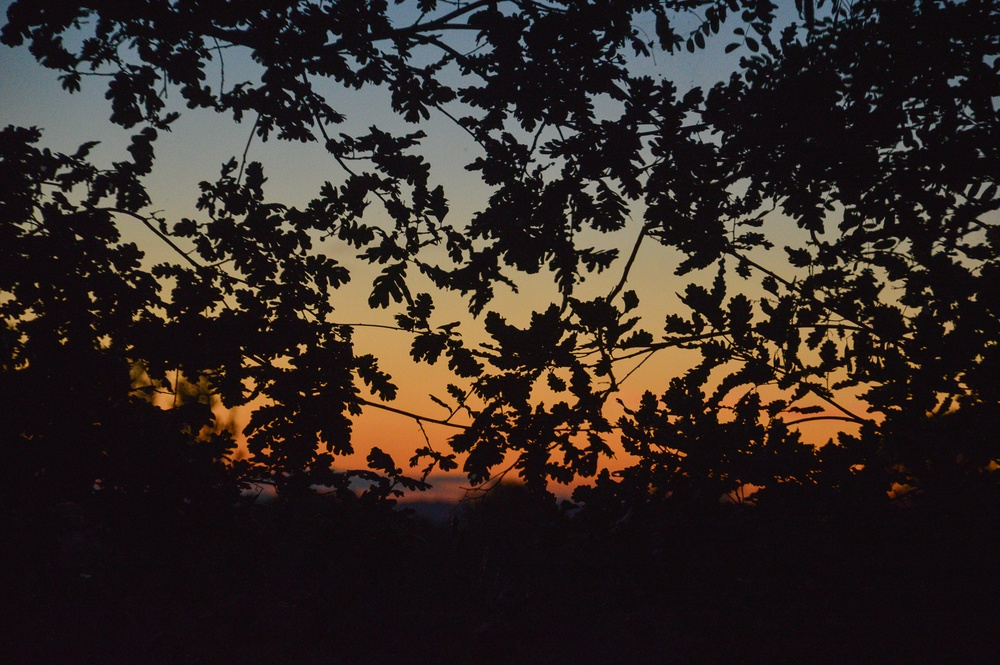
#> input picture foto.jpg, 1000 x 665 px, shrunk from 1805 x 1200 before the run, given in place of the camera
$ python webcam.py
#> lines starting #> are read from the running program, lines starting #| are printed output that depends on the picture; after the words box and inside, x2 and y2 are one past the last pixel; in counts of white or black regions, pixels touching at a corner belong together
#> further down, frame is the input picture: shape (665, 1000, 3); mean B, G, R 36.9, 41.7, 50.6
### computer_vision.py
from math import  floor
import cv2 as cv
import numpy as np
import time

# image_name = 'foto.jpg'
# [116 lines left out: functions filtroMediaOpenCV, filtroMedianaSlicingMulti, thresholding, filtroMediaMio, localEnhancement, filtroMediaSlicing and 3 more, not called in this run]

def sobel_edge_detection(image, threshold, print_elapsed_time=False):
    '''Restituisce una copia dell'immagine con il filtro di Roberts'''
#> called with threshold = 10, print_elapsed_time = True
    start = time.time()
    new_image = cv.cvtColor(image.copy(), cv.COLOR_BGR2GRAY)
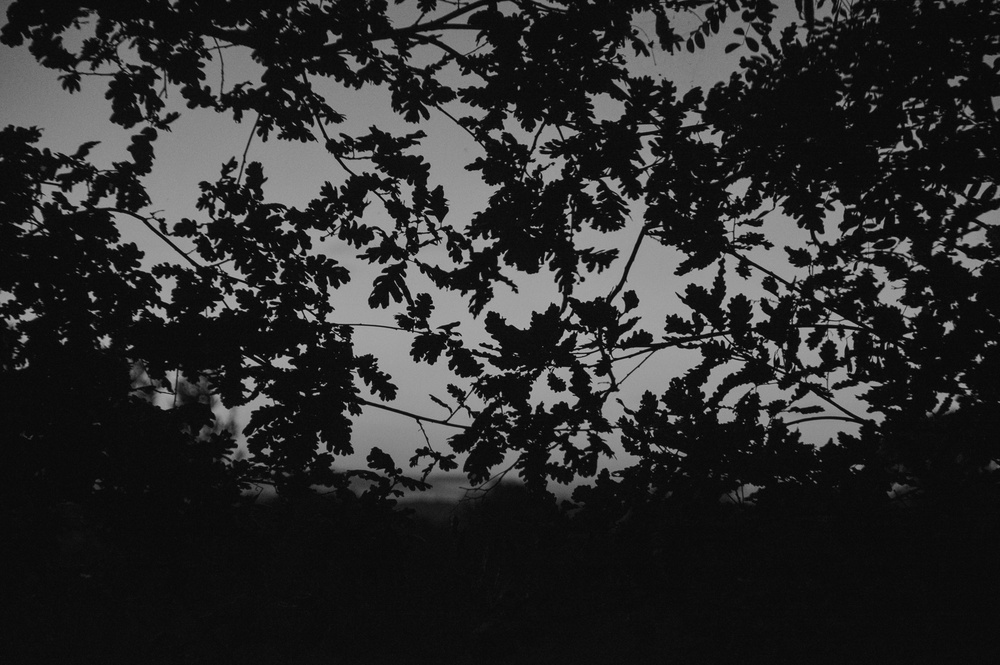
#> new_image: shape (665, 1000); min 0, max 202, mean 43.8
    new_image = cv.GaussianBlur(new_image, (7,7), 3)
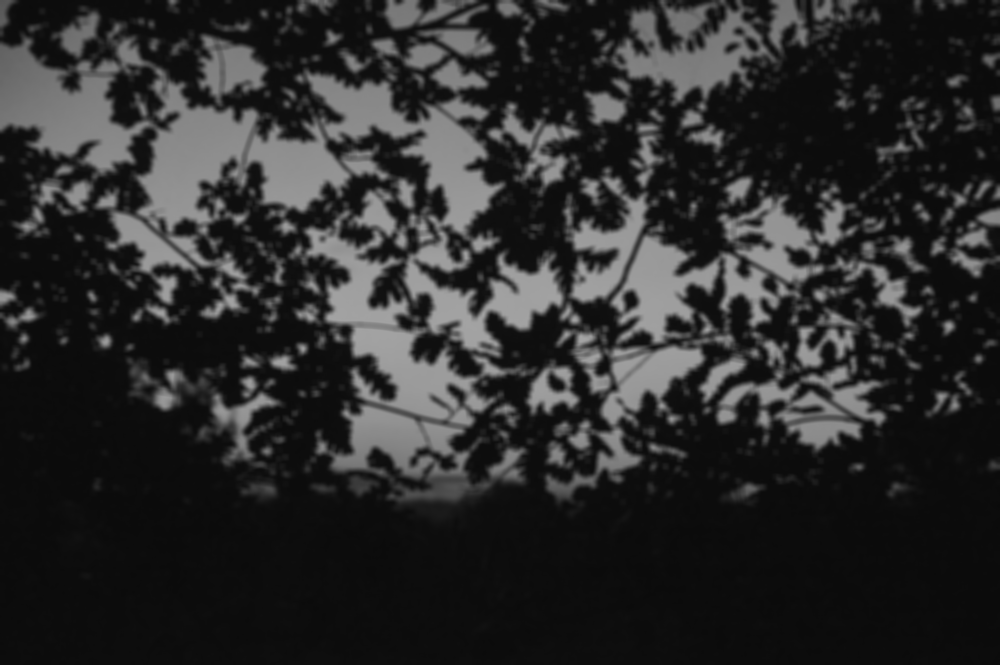
#> new_image: shape (665, 1000); min 10, max 164, mean 43.8
    kernel2 = np.array([[-1, 0, 1], [-2, 0, 2], [-1, 0, 1]])
    kernel1 = np.array([[1, 2, 1], [0, 0, 0], [-1, -2, -1]])
    I_x = cv.filter2D(new_image, -1, kernel1)
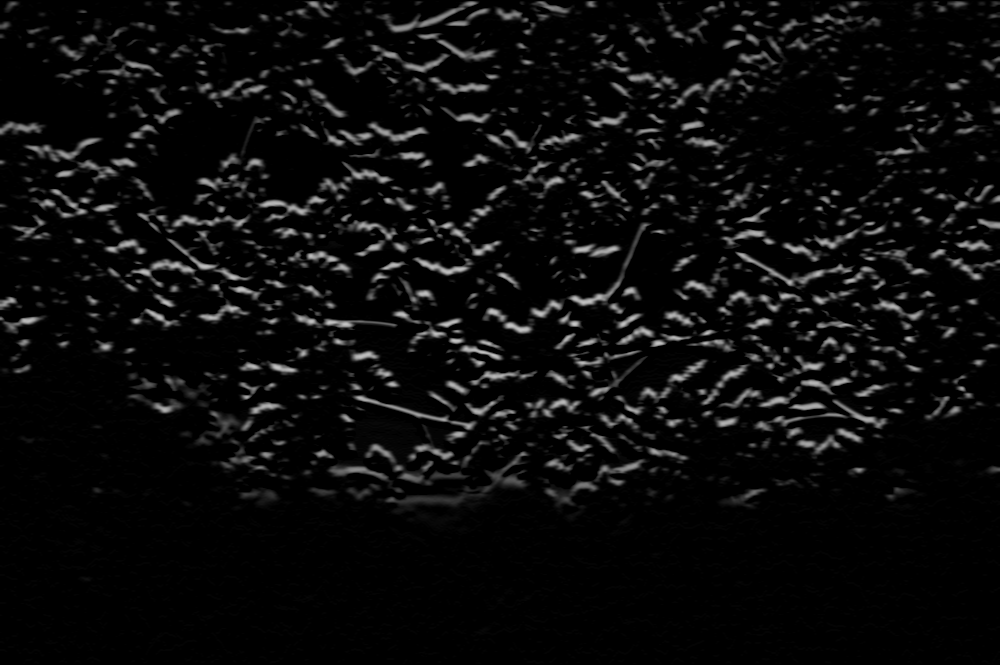
#> I_x: shape (665, 1000); min 0, max 199, mean 11.6
    I_y = cv.filter2D(new_image, -1, kernel2)
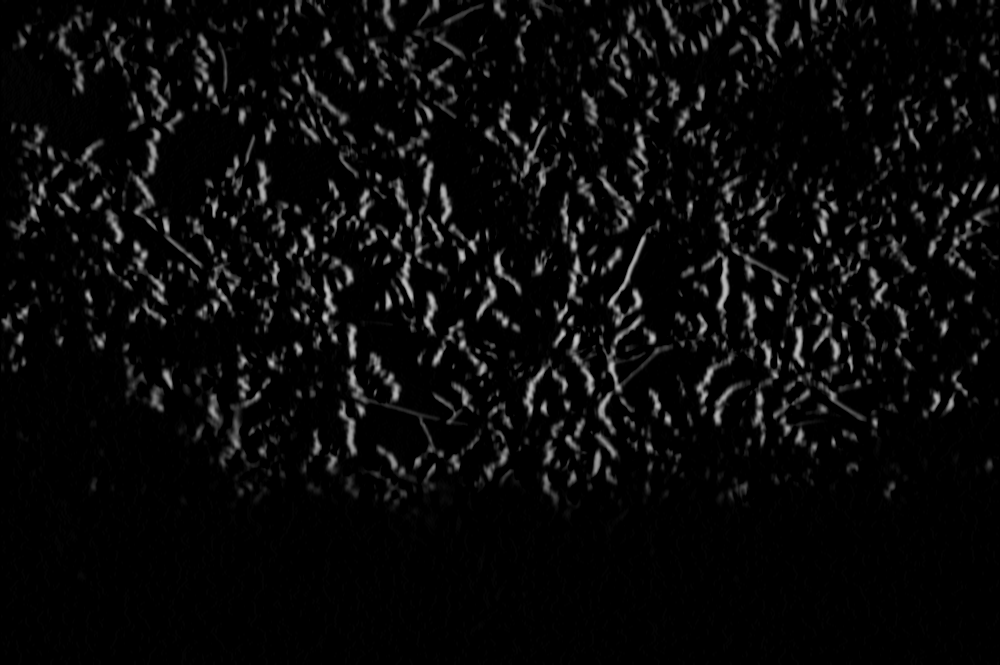
#> I_y: shape (665, 1000); min 0, max 200, mean 10.4
    magnitude = np.sqrt(I_x**2 + I_y**2)
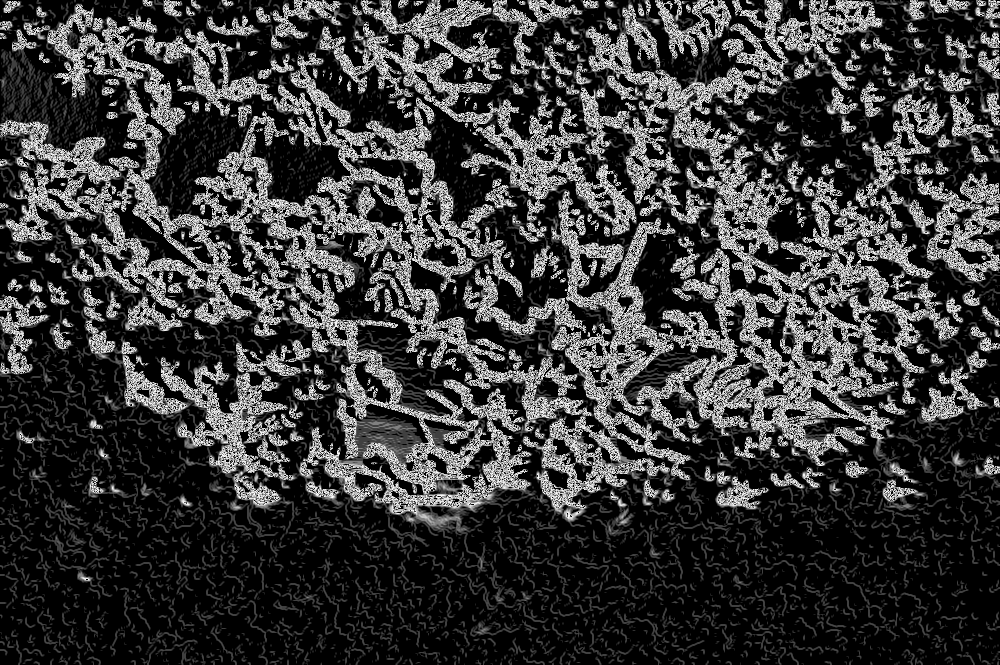
#> magnitude: shape (665, 1000) float16; min 0, max 15.81, mean 3.64; drawn with min black and max white
    new_image[magnitude < threshold] = 0
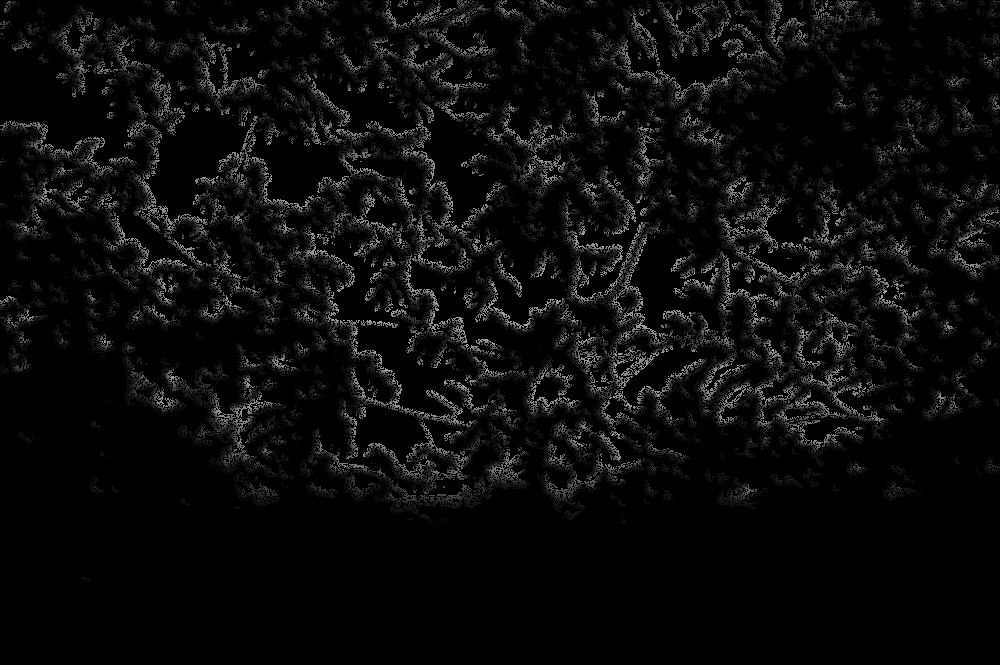
#> new_image: shape (665, 1000); min 0, max 164, mean 10.4
    new_image[magnitude >= threshold] = 255
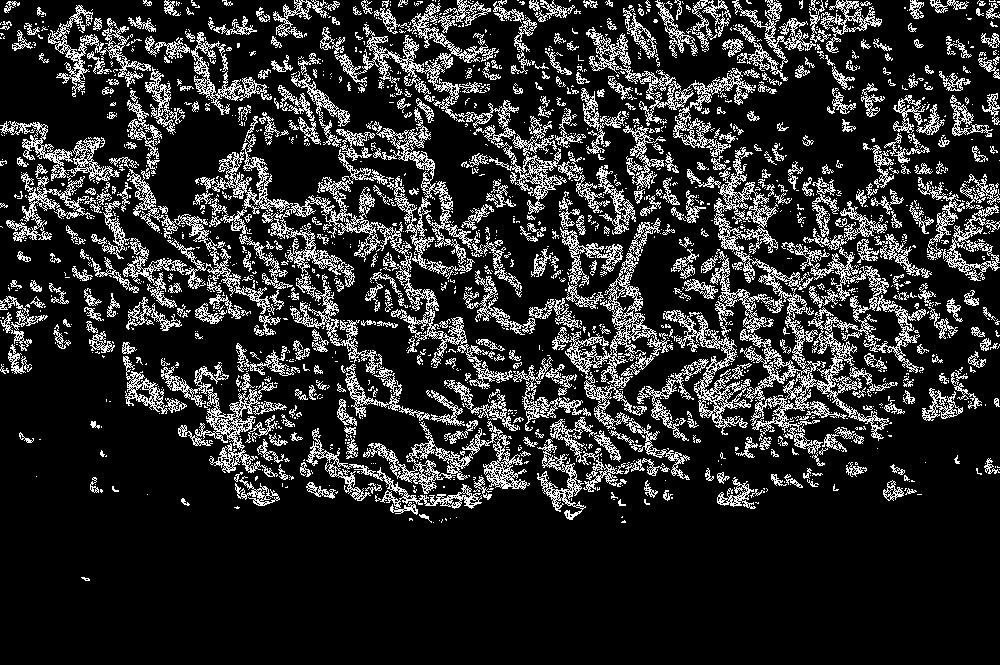
#> new_image: shape (665, 1000); 17.2% white in thin lines or dots, all inside (x1, y1, x2, y2) = (0, 0, 1000, 581)
    end = time.time()
    if print_elapsed_time:
        print("Tempo impiegato Sobel: ", round(end-start, 10))
    return new_image


# [16 lines of commented-out code are left out]

### webcam.py
import cv2
from computer_vision import *

cv2.namedWindow("preview")
cam = cv2.VideoCapture(0)
#cv2.waitKey(0)

if cam.isOpened(): # try to get the first frame
    rval, frame = cam.read()
else:
    rval = False

while rval:
    frame = sobel_edge_detection(frame, 10, True)
    cv2.imshow("preview", frame)
    rval, frame = cam.read()
    key = cv2.waitKey(20)
#> (key Esc is pressed here)
    if key == 27: # exit on ESC
        break

cv2.destroyWindow("preview")
cam.release()

$ run again, on stelle.jpg
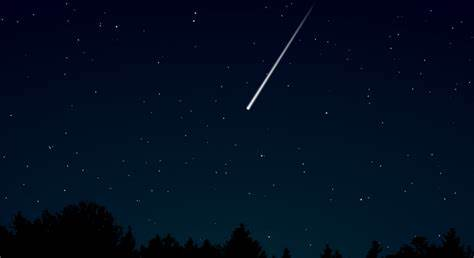
#> input picture stelle.jpg, 474 x 258 px, given in place of the camera
#> frame is the input picture: shape (258, 474, 3); mean B, G, R 31.9, 14.1, 1.6
#> in sobel_edge_detection, `magnitude = np.sqrt(I_x**2 + I_y**2)`:
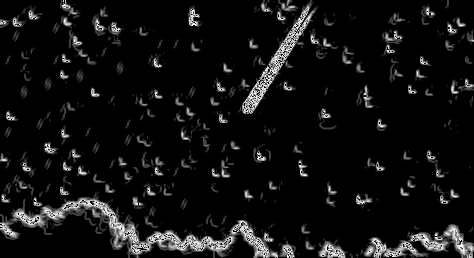
#> magnitude: shape (258, 474) float16; min 0, max 15.81, mean 1.07; drawn with min black and max white
#> in sobel_edge_detection, `new_image[magnitude >= threshold] = 255`:
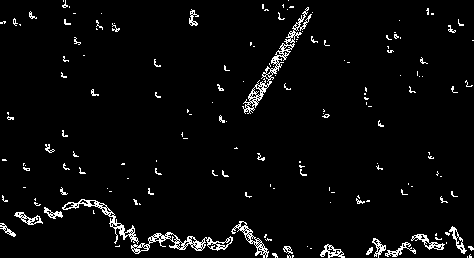
#> new_image: shape (258, 474); 3.8% white in thin lines or dots
